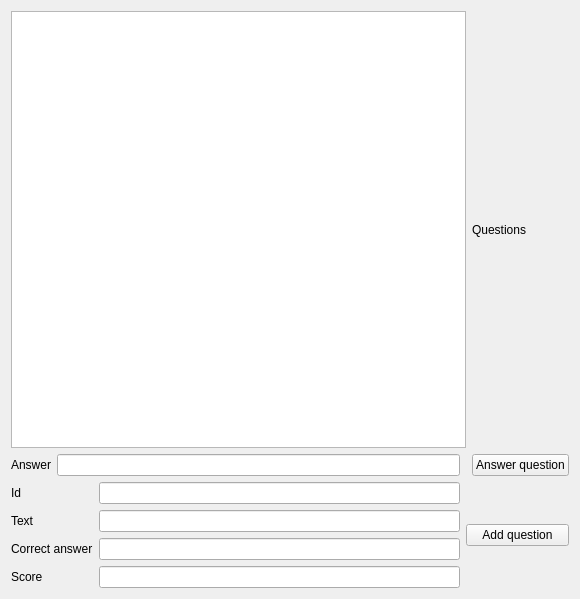
<?xml version="1.0" encoding="UTF-8"?>
<ui version="4.0">
 <class>Presenter</class>
 <widget class="QWidget" name="Presenter">
  <property name="geometry">
   <rect>
    <x>0</x>
    <y>0</y>
    <width>580</width>
    <height>599</height>
   </rect>
  </property>
  <property name="windowTitle">
   <string>Presenter</string>
  </property>
  <layout class="QGridLayout" name="gridLayout">
   <item row="0" column="0" colspan="3">
    <widget class="QListWidget" name="listWidget"/>
   </item>
   <item row="0" column="3">
    <widget class="QLabel" name="questions">
     <property name="text">
      <string>Questions</string>
     </property>
    </widget>
   </item>
   <item row="1" column="0" colspan="2">
    <layout class="QHBoxLayout" name="horizontalLayout">
     <item>
      <widget class="QLabel" name="label_answer">
       <property name="text">
        <string>Answer</string>
       </property>
      </widget>
     </item>
     <item>
      <widget class="QLineEdit" name="answerLineEdit"/>
     </item>
    </layout>
   </item>
   <item row="2" column="0">
    <widget class="QLabel" name="label_id">
     <property name="text">
      <string>Id</string>
     </property>
    </widget>
   </item>
   <item row="2" column="1">
    <widget class="QLineEdit" name="idLineEdit"/>
   </item>
   <item row="3" column="0">
    <widget class="QLabel" name="label_text">
     <property name="text">
      <string>Text</string>
     </property>
    </widget>
   </item>
   <item row="3" column="1">
    <widget class="QLineEdit" name="textLineEdit"/>
   </item>
   <item row="3" column="2" rowspan="2" colspan="2">
    <widget class="QPushButton" name="addButton">
     <property name="text">
      <string>Add question</string>
     </property>
    </widget>
   </item>
   <item row="4" column="0">
    <widget class="QLabel" name="label_correct_answer">
     <property name="text">
      <string>Correct answer</string>
     </property>
    </widget>
   </item>
   <item row="4" column="1">
    <widget class="QLineEdit" name="correctAnswerLineEdit"/>
   </item>
   <item row="5" column="0">
    <widget class="QLabel" name="label_score">
     <property name="text">
      <string>Score</string>
     </property>
    </widget>
   </item>
   <item row="5" column="1">
    <widget class="QLineEdit" name="scoreLineEdit"/>
   </item>
   <item row="1" column="3">
    <widget class="QPushButton" name="answerButton">
     <property name="text">
      <string>Answer question</string>
     </property>
    </widget>
   </item>
  </layout>
 </widget>
 <resources/>
 <connections/>
</ui>
